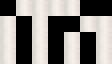

This is a level from a 2D game, rendered from its Tiled map with the project's own tilesets. A one-line summary and the complete map file follow:
An orthogonal 7x4 tile map with 16x16 px tiles, 1 tile layer (Tile Layer 1), 2 tilesets.

<map version="1.10" tiledversion="1.11.2" orientation="orthogonal" renderorder="right-down" width="7" height="4" tilewidth="16" tileheight="16" infinite="0" nextlayerid="2" nextobjectid="1">
 <tileset firstgid="1" source="Blocks.tsx" />
 <tileset firstgid="65" source="../Blocks.tsx" />
 <layer id="1" name="Tile Layer 1" width="7" height="4">
  <data encoding="csv">
1,46,46,46,46,1,1,
46,1,46,1,1,46,46,
46,1,46,1,46,1,46,
46,1,46,1,46,1,46
</data>
 </layer>
</map>
